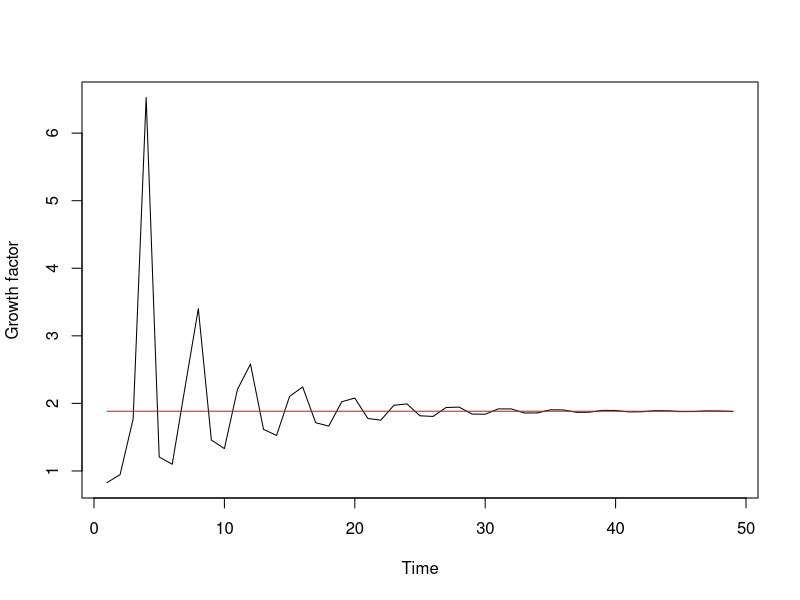

Here is the R script that generated this plot:
# class 3 code: linear matrix models with Teasel data
#-----------------------
# 1. upload teasel data (read.table) from Werner and Caswell (1977)
# 2. run for 50 time steps starting with 2 individuals in stage 1
# 3. plot actual growth factor over time: N_{t+1}/N_t
# 4. plot expectation expected growth factor over time (leading eigenvalue): how much deviation do you get from not being in the stable age structure?

rm(list=ls()) # clear everything

# functions
leval = function(L) Re(eigen(L)$values[1]) # calculate leading eigenvalue of input matrix L

# parameters
TS = as.matrix(read.table("teasel_stage.txt")) # upload teasel data - check it out at the prompt as TS -- make sure you're in the same directiory as the data file (or add the path to the filename)
#------------
# run Teasel model, find total population size over time, also find eigenvalue
nstg = nrow(TS) # number of stage classes
N0 = c(2, rep(0, nstg-1)) # vector of initial population sizes
tf = 50 # final time step
Nt = matrix(0,nstg,tf) # initialize vector to fill in times
Nt[,1] = N0 # initial total population size
# run model
for(t in 1:(tf-1)) {
	Nt[,t+1] = TS%*%Nt[,t] # remember to use matrix multiplication!
	}
Ntot = colSums(Nt) # sum to get total population size over time
gf_time = Ntot[-1]/Ntot[-tf] # find growth factor for each time step: total population size each time step divided by the previous time step
# determine expectation with leading eigenvalue
lambda = leval(TS) # leading eigenvalue
#------------
# plot results - together
vt = 1:(tf-1) # vector of times
#pdf(file="teaselTime.pdf") # create file for saving plot 
plot(vt,gf_time,type="l",col="black",xlab="Time",ylab="Growth factor")
lines(vt,rep(lambda,1,tf-1),col="red")
#dev.off()
